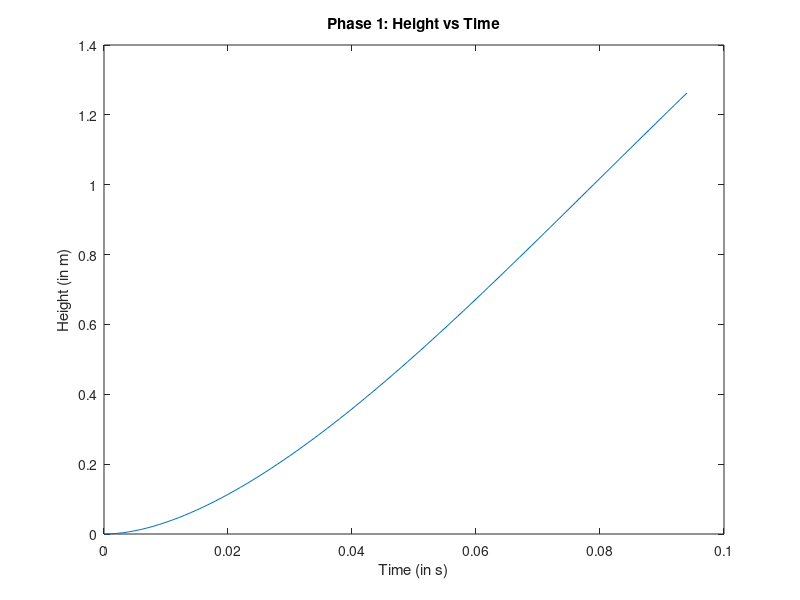

Write the MATLAB code that produced this figure. (Note: this script raises an error after producing the figure.)
clear;
clc;
format longG
% finds the best value for vol
%phase 1 of rocket
%{
summary:
1. z" = rho_w * w_e^2 * Ae/m - (1/2m)*( rho_atm)*Ac*Cd*(z')^2 -g
2.  mf = ms + pa(t0)*Va(t0)/ (R*Ta(t0)) + rho_w*(Vc - Va(t))
3. Va(t) = Va(t0) +Aeint(w_e(t)dt )(t0 to t)
4. w_e = sqrt(2*(pa(t) - patm)/(rho_w))
5. pa(t) = pa(t0)*[(Va(t0)/Va(t)]^gamma
6. z = z(t0) + int(wdt)(t0 to t)
7. w = int(z"dt)(t0 to t)
 
IC: Va(t0), pa(t0), Ta(t0)
Rocket design: Vc, ms, Ae
Fluids props: gamma, R, rho_w
launch conditions: g,z,patm
Ac -  cross-sectional area of the rocket normal to the air flow
 
IC for pc:
Va(n), w(n), we(n)
1. Va'(n+1) = Va(n) +Ae*we(n)*delt
2. pa'(n+1) = pa0*(Va0/Va'(n+1))^gamma          --> Va'(n+1) from 1
3. pavg'(n+1) = (pa(n) + pa'(n+1))/2            --> pa'(n+1) from 2
4. we'(n+1) = sqrt(2*(pavg'(n+1)-patm)/rho_w))  --> pavg'(n+1) from 3
5. wavg'(n+1) = w(n) + z_dd(n) * delt/2
 
Va(n), we'(n+1)
1. Va(n+1) = Va(n) + Ae*we'(n+1)*delt
2. pa(n+1) = pa0*(Va0/Va(n+1))^gamma            --> Va(n+1) from 1
3. we(n+1) = sqrt(2*(pa(n+1)-patm)/rho_w))      --> pa(n+1) from 2
4. m(n+1)) = ms + ma + rho_w*(Vc- Va(n+1))      --> Va(n+1) from 1
 
%}
%% Rocket design
Vc = 0.0005917; %in m3 CHECKED
ms = 23.83/1000; %in kg CHECKED
Ae = pi*(2.5/100)^2/4; %in m3 CHECKED
r = 65.6/2000; % radius of nosecone CHECKED
h = 85/1000; % height of nosecone CHECKED
Ac = pi*r*(r+sqrt(h^2+r^2)) ; %in m3, taking as surface area of nosecone CHECKED
 
%% Initial Conditions:
 
patm = 101325; %CHECKED
pa0 = 5*patm; %CHECKED
Ta0 = 293.76; %where did this value come from
 
%% Fluids props
gamma = 1.4; %CHECKED
R = 287; % in J/kgK CHECKED
rho_w = 1000; % in kg/m3 CHECKED
rho_a = 1.225; % in kg/m3 CHECKED
 
 
%% Launch condtions
g = 9.81; % in m/s2 CHECKED
z0 = 0; % in m CHECKED
patm = 101325; % in Pa CHECKED
 
%% Loop- predictor corrector
size =1000; %CHECKED
 
percent = 0.1:0.05:1;
Vw0 = zeros(1,length(percent));
ztop = zeros(1,length(percent));
wtop = zeros(1,length(percent));
ttop = zeros(1,length(percent));
pa_end = zeros(1,length(percent));
 k=1;
for i=1:length(percent)
 
    %Value to update for results
    Vw0(i) = percent(i)*Vc; %in percentage of rocket chamber 
    %variables
    Va0 = Vc- Vw0(i);%CHECKED
    ma0 = pa0*Va0/ (R*Ta0); %CHECKED
    mw0 = rho_w * Vw0(i); %CHECKED
    
    %Predictor ICs:
    Va_p = Va0; % initial volume of air in chamber based off of inital water volume input
    wavg_p = 0; %initial velocity and acceleration is 0
    pa_p =pa0; %max pressure
    pavg_p = pa0; %avg pressure
    we_p =sqrt(2*(pa0-patm)/rho_w); %initial exit velocity
    
    %Corrector ICs:
    Va = zeros(1,size); % vol of air
    Va(1) = Vc - Vw0(i); 
    pa =zeros(1,size); % pressure of air
    pa(1) = pa0;
    we = zeros(1,size); % exit velocity
    we(1) = sqrt(2*(pa0-patm)/rho_w); %From eq5
    %calculated
    m = zeros(1,size); %total mass
    m0 = ms + ma0 + mw0; %total mass = mass of rocket + mass of air + mass of water
    m(1) = m0; 
    %calculated
    
    %Drag Coefficient ICs
    z_dd = zeros(1,size);
    z_dd(1) = ((rho_w*we(1)^2*Ae)/m(1)) - g; %no second term because inital rocket velocity is zero
    %calculated;
    w = zeros(1,size);
    w(1) = 0; %initial velocity of rocket = 0
    z = zeros(1,size);
    z(1)= 0; %initial altitude is zero
    t = zeros(1,size); % time
    Cd = 0.45; % Estimated Cd for cone+cylinder, considered Re of magnitude 1000 
    delt = 0.001; %CHECKED
    n = 1;
   
    while pa(n)> patm
        if Va(n) >= Vc
            break
        end
        % fprintf("Va(n) %.4f\n Vc %.4f\n pa(n) %.4f\n patm %.4f\n",Va(n),Vc,pa(n),patm);
        % Predictor
        Va_p = Va(n) +Ae*we(n)*delt;
        pa_p = pa0*(Va0/Va_p)^gamma;          
        pavg_p = (pa(n) + pa_p)/2;      
        we_p = sqrt(2*(pavg_p-patm)/rho_w);  
        wavg_p = w(n) + z_dd(n) * delt/2;
    
        % Corrector
        Va(n+1) = Va(n) + Ae*we_p*delt;
        pa(n+1) = pa0*(Va0/Va(n+1))^gamma;
        we(n+1) = sqrt(2*(pa(n+1)-patm)/rho_w);
        m(n+1) = ms + pa0*Va0/ (R*Ta0) + rho_w*(Vc- Va(n+1));
    
        % z" calc
        z_dd(n+1) = ((rho_w*(we(n+1))^2*Ae)/(m(n+1))) - ((rho_a*Ac*Cd*(wavg_p)^2)/(2*m(n+1))) - g;
        w(n+1) = w(n) + delt*(z_dd(n)+z_dd(n+1))/2;
        z(n+1) = z(n) + delt*(w(n)+w(n+1))/2;
        t(n+1) = t(n) + delt;
        
        if ~isreal(we_p)
            % fprintf("complex %.1f we_p", n ); complex at 95
            break;
        end
        n=n+1;
        
    end
    ztop(i) = z(n);
    wtop(i) = w(n);
    ttop(i) = t(n);
    pa_end(i) =pa(n);
%     if mod(percent(i),0.1) == 0
%         figure(k)
%         plot(t(1:n-1),w(1:n-1))
%         xlabel('Time in s')
%         ylabel('velocity of rocket with time')
%         title('Velocity vs time for volume of water = ',percent(i))
%         k=k+1;
%     end
    
end
figure(k)
plot(percent,ztop)
[ztop_max, index] = max(ztop);
xlabel('Percentage of volume of water')
ylabel('Height reached after all water is propelled (in m)')
title('Volume of water vs height') 


clear;
clc;
format longG
% runs through phase 1, 2 and 3 with the best value of vol
%phase 1 of rocket
%{
summary:
1. z" = rho_w * w_e^2 * Ae/m - (1/2m)*( rho_atm)*Ac*Cd*(z')^2 -g
2.  mf = ms + pa(t0)*Va(t0)/ (R*Ta(t0)) + rho_w*(Vc - Va(t))
3. Va(t) = Va(t0) +Aeint(w_e(t)dt )(t0 to t)
4. w_e = sqrt(2*(pa(t) - patm)/(rho_w))
5. pa(t) = pa(t0)*[(Va(t0)/Va(t)]^gamma
6. z = z(t0) + int(wdt)(t0 to t)
7. w = int(z"dt)(t0 to t)
 
IC: Va(t0), pa(t0), Ta(t0)
Rocket design: Vc, ms, Ae
Fluids props: gamma, R, rho_w
launch conditions: g,z,patm
Ac -  cross-sectional area of the rocket normal to the air flow
 
IC for pc:
Va(n), w(n), we(n)
1. Va'(n+1) = Va(n) +Ae*we(n)*delt
2. pa'(n+1) = pa0*(Va0/Va'(n+1))^gamma          --> Va'(n+1) from 1
3. pavg'(n+1) = (pa(n) + pa'(n+1))/2            --> pa'(n+1) from 2
4. we'(n+1) = sqrt(2*(pavg'(n+1)-patm)/rho_w))  --> pavg'(n+1) from 3
5. wavg'(n+1) = w(n) + z_dd(n) * delt/2
 
Va(n), we'(n+1)
1. Va(n+1) = Va(n) + Ae*we'(n+1)*delt
2. pa(n+1) = pa0*(Va0/Va(n+1))^gamma            --> Va(n+1) from 1
3. we(n+1) = sqrt(2*(pa(n+1)-patm)/rho_w))      --> pa(n+1) from 2
4. m(n+1)) = ms + ma + rho_w*(Vc- Va(n+1))      --> Va(n+1) from 1
 
%}
%% Rocket design
Vc = 0.0005917; %in m3 CHECKED
ms = (29.83+4+2)/1000; %in kg CHECKED
Ae = pi*(2.5/100)^2/4; %in m3 CHECKED
r = 65.6/2000; % radius of nosecone CHECKED
h = 85/1000; % height of nosecone CHECKED
Ac = pi*r*(r+sqrt(h^2+r^2)) ; %in m3, taking as surface area of nosecone CHECKED
 
%% Initial Conditions:
%Value to update for results
Vw0 = 0.7 * Vc; %in percentage of rocket chamber 
 
%variables
Va0 = Vc- Vw0;%CHECKED
patm = 101325; %CHECKED
pa0 = 5*patm; %CHECKED
Ta0 = 293.76; %where did this value come from
 
%% Fluids props
gamma = 1.4; %CHECKED
R = 287; % in J/kgK CHECKED
rho_w = 1000; % in kg/m3 CHECKED
rho_a = 1.225; % in kg/m3 CHECKED
ma0 = pa0*Va0/ (R*Ta0); %CHECKED
mw0 = rho_w * Vw0; %CHECKED
 
%% Launch condtions
g = 9.81; % in m/s2 CHECKED
z0 = 0; % in m CHECKED
patm = 101325; % in Pa CHECKED
 
%% for predictor-corrector
delt = 0.001; %CHECKED
 
 
%% Loop
size =1000; %CHECKED
%Predictor ICs:
Va_p = Va0; % initial volume of air in chamber based off of inital water volume input
wavg_p = 0; %initial velocity and acceleration is 0
pa_p =pa0; %max pressure
pavg_p = pa0; %avg pressure
we_p =sqrt(2*(pa0-patm)/rho_w); %initial exit velocity
 
%Corrector ICs:
Va = zeros(1,size); % vol of air
Va(1) = Vc - Vw0; 
pa =zeros(1,size); % pressure of air
pa(1) = pa0;
we = zeros(1,size); % exit velocity
we(1) = sqrt(2*(pa0-patm)/rho_w); %From eq5
%calculated
m = zeros(1,size); %total mass
m0 = ms + ma0 + mw0; %total mass = mass of rocket + mass of air + mass of water
m(1) = m0; 
%calculated
 
%Drag Coefficient ICs
z_dd = zeros(1,size);
z_dd(1) = ((rho_w*we(1)^2*Ae)/m(1)) - g; %no second term because inital rocket velocity is zero
%calculated;
w = zeros(1,size);
w(1) = 0; %initial velocity of rocket = 0
z = zeros(1,size);
z(1)= 0; %initial altitude is zero
t = zeros(1,size); % time
Cd = 0.45; % Estimated Cd for cone+cylinder, considered Re of magnitude 1000 
 
 
%loop business
n = 1;
 
while pa(n)> patm
    if Va(n) >= Vc
        break
    end
    % fprintf("Va(n) %.4f\n Vc %.4f\n pa(n) %.4f\n patm %.4f\n",Va(n),Vc,pa(n),patm);
    % Predictor
    Va_p = Va(n) +Ae*we(n)*delt;
    pa_p = pa0*(Va0/Va_p)^gamma;          
    pavg_p = (pa(n) + pa_p)/2;      
    we_p = sqrt(2*(pavg_p-patm)/rho_w);  
    wavg_p = w(n) + z_dd(n) * delt/2;
 
    % Corrector
    Va(n+1) = Va(n) + Ae*we_p*delt;
    pa(n+1) = pa0*(Va0/Va(n+1))^gamma;
    we(n+1) = sqrt(2*(pa(n+1)-patm)/rho_w);
    m(n+1) = ms + pa0*Va0/ (R*Ta0) + rho_w*(Vc- Va(n+1));
 
    % z" calc
    %z_dd(n+1) = rho_w*(we(n+1))^2*Ae/m(n+1) - rho_a*Ac*Cd(n+1)*(wavg_p(n+1))^2/(2*m(n+1)) -g;
    z_dd(n+1) = ((rho_w*(we(n+1))^2*Ae)/(m(n+1))) - ((rho_a*Ac*Cd*(wavg_p)^2)/(2*m(n+1))) - g;
    w(n+1) = w(n) + delt*(z_dd(n)+z_dd(n+1))/2;
    z(n+1) = z(n) + delt*(w(n)+w(n+1))/2;
    t(n+1) = t(n) + delt;
    n=n+1;
    if ~isreal(we_p)
        % fprintf("complex %.1f we_p", n ); complex at 95
        break;
    end
end
figure(1);
plot(t(1:(n-1)),z(1:n-1))
xlim([0, 0.1]);
hold on;
ylabel('Height (in m)');
xlabel('Time (in s)');
title('Phase 1: Height vs Time')
fprintf("Height reached after all water is propelled: %.3f m \nTime taken for water to propel (in s): %.4f",z(n),t(n))
 
%% Phase 2
m_end = ms;
t_end = t(n); % has to be t_end calc from phase 1
z_end = z(n); % has to be z at t_end calcfrom phase 1
w_end = w(n); %has to be w and t_end calc from phase 1
 
beta = rho_a*Ac*Cd/(2*m_end);
 
% max time going up
t_max = t_end + atan(w_end*sqrt(beta*g))/sqrt(beta*g);
% max height reached
z_max = z_end - log(cos(sqrt(beta*g)*(t_max-t_end)))/beta;
 
fprintf('\nMaximum height reached in phase 2 (in m): %f.\nTime to reach highest spot (in s): %f.\n', z_max,t_max);
 
%% Phase 3
 
% assuming terminal velocity reached
vt = 1:0.1:5; % in m/s
% drag force should balance weight of rocket
% Fdrag = (1/2)*rho_a*Cd*Ap*vt^2 = m*g
 
% Weight of rocket
m0 = ms + rho_a*Vc;
wt = m0*g; 
Area = zeros(1,length(vt));
% Drag force
Cd_parachute = 1.4;
syms Ap
for i = 1:length(vt)
    % Force balance
    Fdrag = (1/2)*rho_a*Cd_parachute*Ap*vt(i)^2;
    eqn = wt == Fdrag;
    % Area of parachute for required terminal velocity
    Area(i) = solve(eqn, Ap);
end
 
[vt_min, index] = min(vt);
fprintf('Area of parachute for minimum terminal velocity (in m^2) : %.3f \n', Area(index))
 
t_descent = z_max/vt(index);
fprintf('Time of descent (in s): %.4f',t_descent)
 
% Define color gradient
figure(3);
colors = jet(length(vt)); % Jet colormap
scatter(vt, Area, 50, colors, 'filled'); % Scatter plot with color gradient
xlabel('Velocity (m/s)');
ylabel('Area (m^2)');
title('Phase 3: Area vs Velocity with Color Gradient');
colorbar; % Add color bar
 
z_total = z(n)+z_max;
t_total = t(n)+t_max+t_descent;
fprintf("\nTotal height of rocket:%.3f m\nTotal time of flight:%.4f s\nLanding velocity: %.3fm/s\n",z_total, t_total,vt_min)